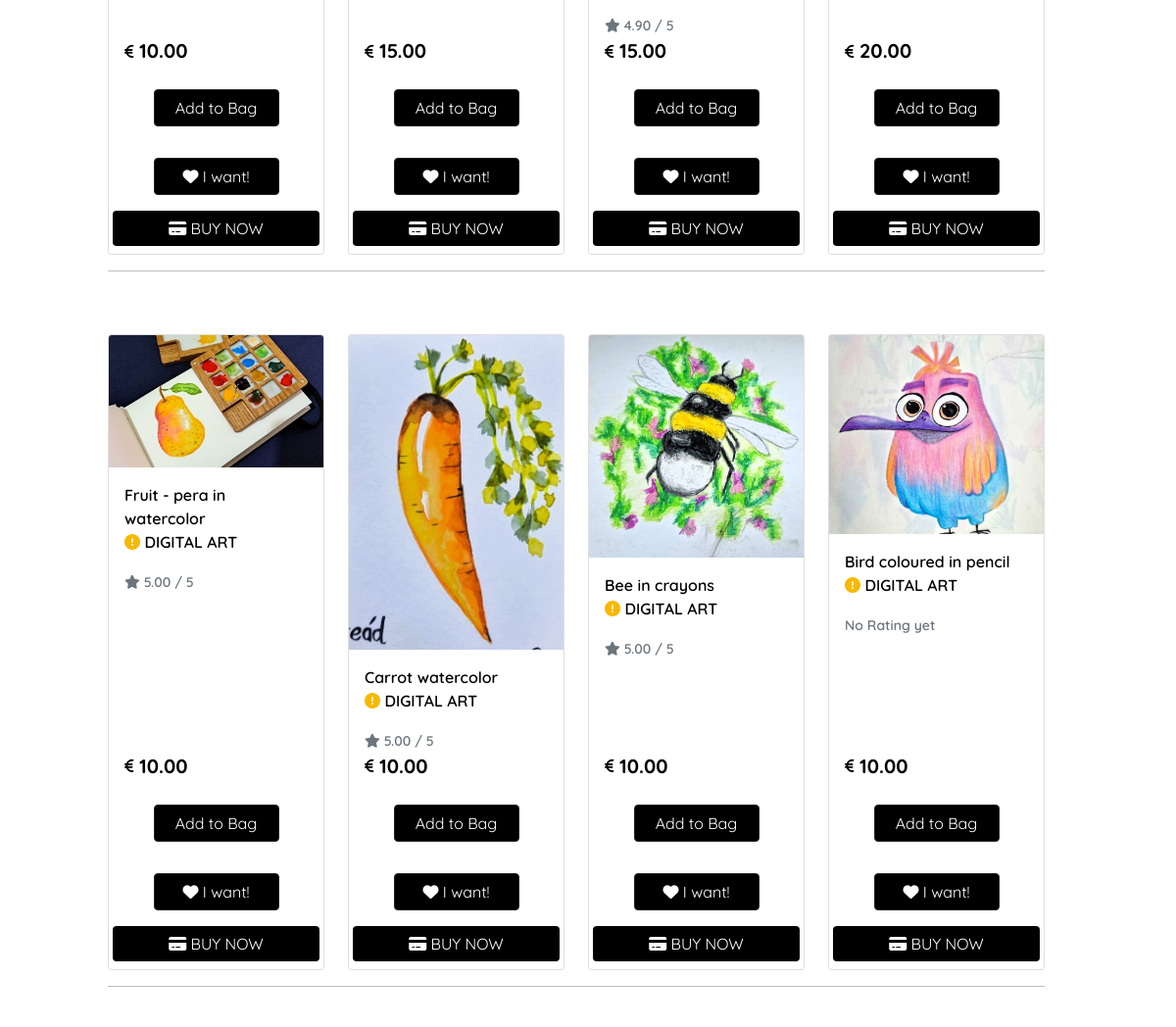
Before: /products/ (middle part) with the older database file.
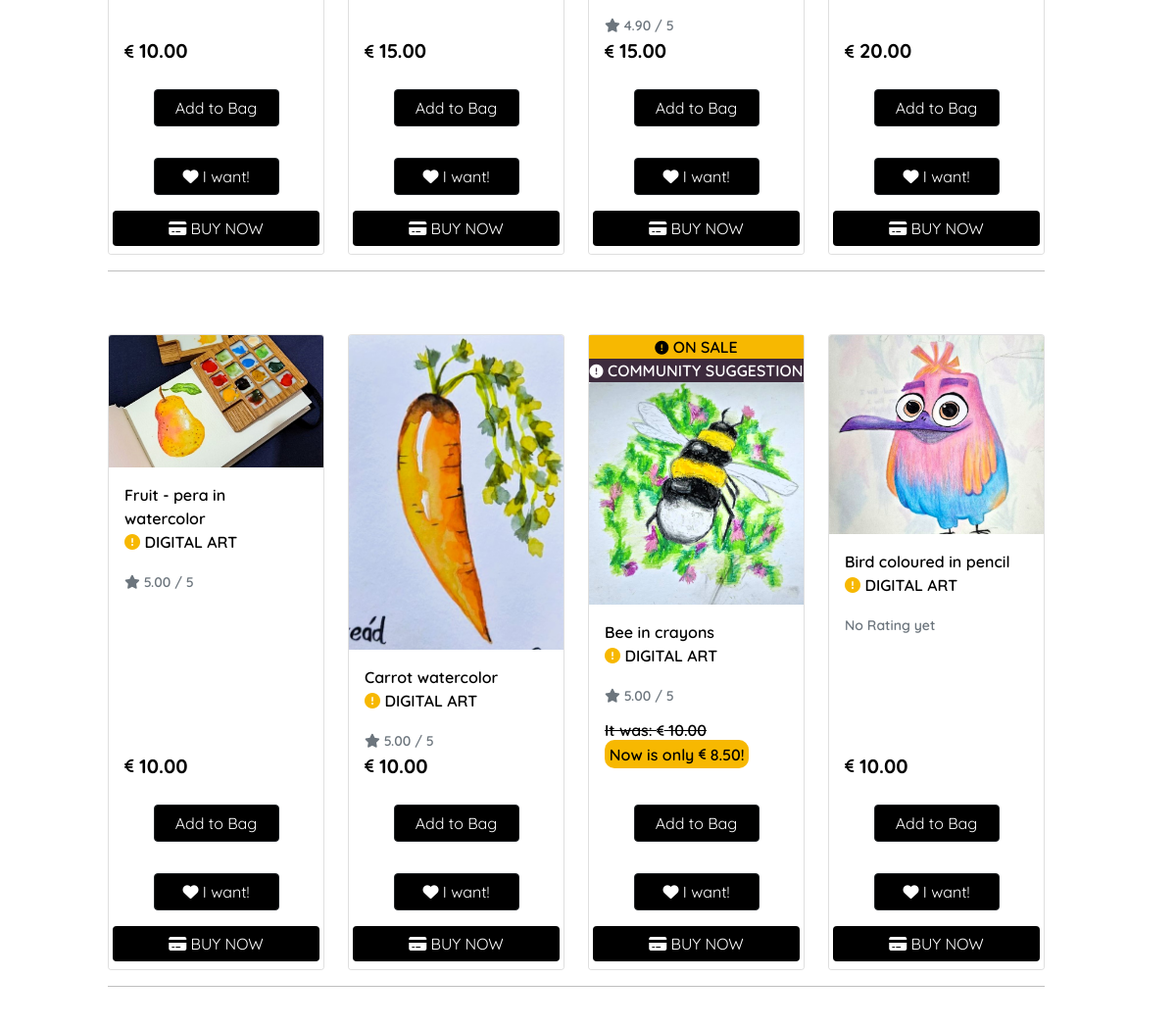
After: the same page with the newer database file.
### products/models.py (models this page shows, shortened)
class Product(models.Model):
    DIGITAL_CHOICES = [
        (True, '0'),
        (False, '1'),
    ]
    OFFERS_CHOICES = [
        (True, '0'),
        (False, '1'),
    ]
    COMMUNITY_CHOICES = [
        (True, '0'),
        (False, '1'),
    ]
    category = models.ForeignKey('Category', null=True, blank=True, on_delete=models.SET_NULL)
    sku = models.CharField(max_length=254, null=True, blank=True)
    name = models.CharField(max_length=254)
    description = models.TextField()
    price = models.DecimalField(max_digits=6, decimal_places=2)
    rating = models.DecimalField(max_digits=6, decimal_places=2, null=True, blank=True)
    image_url = models.URLField(max_length=1024, null=True, blank=True)
    image = models.ImageField(null=True, blank=True)
    digital = models.BooleanField(default=False)
    offers =  models.BooleanField(default=False)
    community =  models.BooleanField(default=False)

### products/views.py (the view, shortened to what this page needs)
# urls.py: path('', views.all_products, name='products'),
def all_products(request):
    products = Product.objects.all()
    query = None
    categories = None
    materials = None
    surfaces = None
    paints = None
    sort = None
    direction = None
    digital = None
    offers = None
    community = None
    current_sorting = f'{sort}_{direction}'
    context = {
        'products': products,
        'search_term': query,
        'current_categories': categories,
        'current_sorting': current_sorting,
        'materials': materials,
        'surfaces': surfaces,
        'paints': paints,
        'digital': digital,
        'offers': offers,
        'community': community,
    }
    return render(request, 'products/products.html', context)

### bag/contexts.py (called while the page is built, shortened)
def bag_contents(request):
    bag_items = []
    total = 0
    total_discounted_price = 0
    product_count = 0
    bag = request.session.get('bag', {})
    delivery = total * Decimal(settings.STANDARD_DELIVERY_PERCENTAGE / 100) if total < settings.FREE_DELIVERY_THRESHOLD else 0
    grand_total = total + delivery
    context = {
        'bag_items': bag_items,
        'total': total,
        'total_discounted_price': total_discounted_price,
        'product_count': product_count,
        'delivery': delivery,
        'free_delivery_delta': max(0, settings.FREE_DELIVERY_THRESHOLD - total),
        'free_delivery_threshold': settings.FREE_DELIVERY_THRESHOLD,
        'grand_total': grand_total,
    }
    return context

### bag/templatetags/bag_tools.py (called while the page is built)
@register.filter(name='discount')
def discount(price, percent):
    price = Decimal(str(price))  # Ensure correct precision for the price
    percent = Decimal(str(percent))  # Ensure correct precision for the percent
    discounted_price = price * (1 - percent / 100)
    return discounted_price.quantize(Decimal('0.00'), rounding=ROUND_HALF_UP)

### products/templates/products/products.html (shortened to what the changed rows need)
{% extends "base.html" %}
{% load static %}
{% load bag_tools %}
{% block content %}
    <div class="container-fluid">
        <div class="row mt-3">
            <div class="row">
                <div class="product-container col-10 offset-1">
                    <div class="row">
                        {% for product in products %}
                            <div class="col-sm-6 col-md-6 col-lg-4 col-xl-3">
                                <div class="card h-100">
                                    {% if product.offers %}
                                        <p class="on-sale"><i class="fa-solid fa-circle-exclamation fa-sm"></i> on sale</p>
                                    {% endif %}
                                    {% if product.community %}
                                        <p class="on-community"><i class="fa-solid fa-circle-exclamation fa-sm"></i> community suggestion</p>
                                    {% endif %}
                                    {% if product.image %}
                                    <a href="{% url 'product_detail' product.id %}">
                                        <img class="card-img-top img-fluid" src="{{ product.image.url }}" alt="{{ product.name }}">
                                    </a>
                                    {% else %}
                                    <a href="{% url 'product_detail' product.id %}">
                                        <img class="card-img-top img-fluid" src="{{ MEDIA_URL }}noimage.png" alt="{{ product.name }}">
                                    </a>
                                    {% endif %}
                                    <div class="card-body pb-0">
                                        <p class="mb-0">{{ product.name }}</p>
                                        {% if not product.producttags %}
                                            <p class="text-uppercase"><i class="fa-solid fa-circle-exclamation" style="color: #f7b801;"></i> digital art</p>
                                        {% endif %}
                                        {% if product.rating %}
                                            <small class="text-muted"><i class="fa fa-star"></i> {{ product.rating }} / 5</small>
                                        {% else %}
                                            <small class="text-muted">No Rating yet</small>
                                        {% endif %}
                                    </div>
                                    <div class="card-footer bg-white pt-0 border-0 text-left">
                                        <div class="row">
                                            <div class="col">
                                                {% if product.offers %}
                                                    <p>
                                                        <span class="discount-price">It was: <i class="fas fa-euro-sign fa-xs"></i> {{ product.price }} <br></span>
                                                        <span class="new-price">Now is only <i class="fas fa-euro-sign fa-xs"></i> {{ product.price|discount:15 }}!</span>
                                                    </p>
                                                {% else %}
                                                    <p class="lead mb-0 text-left fw-bold"><i class="fas fa-euro-sign fa-xs"></i> {{ product.price }}</p>
                                                {% endif %}
                                            </div>
                                        </div>
                                        <div class="row text-center mt-2">
                                            <div class="col">
                                                <form class="form" action="{% url 'add_to_bag' product.id %}" method="POST">
                                                    <div class="col{% if s %}-12 mt-2{% endif %} text-center">
                                                        <input type="submit" class="btn btn-dark btn-products" value="Add to Bag">
                                                    </div>
                                                </form>
                                            </div>
                                            <div class="col">
                                                <a href="" class="btn btn-dark btn-products">
                                                    <i class="fa-solid fa-heart"></i> I want!
                                                </a>
                                            </div>
                                            <a href="{% url 'checkout' %}" class="btn btn-dark btn-buynow">
                                                <span class="text-uppercase"><i class="fa-solid fa-credit-card"></i> Buy now</span>
                                            </a>
                                        </div>
                                    </div>
                                </div>
                            </div>
                        {% endfor %}
                    </div>
                </div>
            </div>
        </div>
    </div>
{% endblock %}

Changed rows visible on the page:
changed Product "Bee in crayons": offers False → True (drawn); community False → True (drawn); price|discount (not shown) → "8.50"
